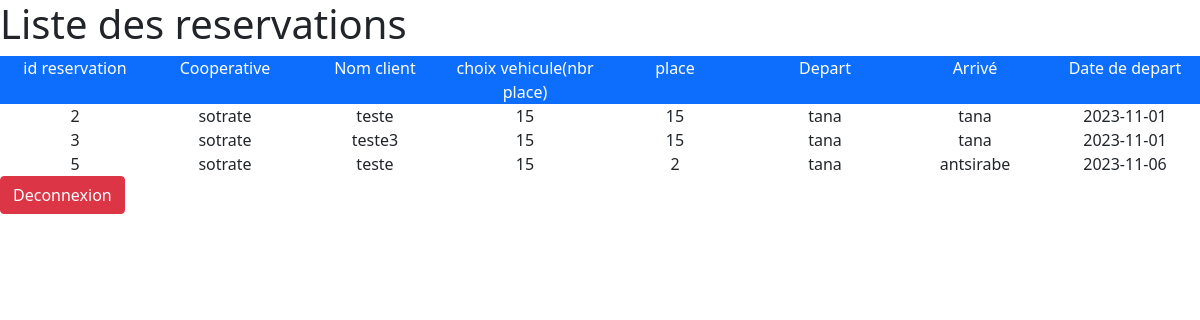
The app's page /page_personnel.php with its own data.
### tables this page shows
CREATE TABLE `service` (
  `Id_service` int(11) NOT NULL,
  `id_client` int(11) NOT NULL,
  `Cooperative` varchar(50) NOT NULL,
  `choix_vehicule` varchar(50) NOT NULL,
  `Choix_place` int(11) NOT NULL,
  `Depart` varchar(50) NOT NULL,
  `Date_depart` date NOT NULL,
  `Arrive` varchar(50) NOT NULL
);

CREATE TABLE `client` (
  `Id_client` int(11) NOT NULL,
  `prenoms_client` varchar(50) NOT NULL,
  `tel_client` varchar(10) NOT NULL
);

### Fonction.php (the view, shortened to what this page needs)
        <?php
function recup_nom_client($bdd, $id_client){
    $nom_client = $bdd->prepare('SELECT prenoms_client FROM client WHERE id_client=:id');
    $nom_client->execute(array('id'=>$id_client));
    $nom= $nom_client->fetch();
    return $nom['prenoms_client'];
}
        ?>
        <?php
function affichage_reservation_personnel($bdd){
        $afficher_reservation = $bdd->query('SELECT * FROM service');
        ?>
        <div style="display: grid; grid-template-columns: repeat(8, 1fr)" class="text-center">
            <span class="btn-primary">id reservation</span>
            <span class="btn-primary">Cooperative</span>
            <span class="btn-primary">Nom client</span>
            <span class="btn-primary">choix vehicule(nbr place)</span>
            <span class="btn-primary">place</span>
            <span class="btn-primary">Depart</span>
            <span class="btn-primary">Arrivé</span>
            <span class="btn-primary">Date de depart</span>
            <?php
            while ($donne=$afficher_reservation->fetch()){
                ?>
                <span><?php echo $donne['Id_service']?></span>
                <span><?php echo $donne['Cooperative']?></span>
                <span><?php echo recup_nom_client($bdd, $donne['id_client'])?></span>
                <span><?php echo $donne['choix_vehicule']?></span>
                <span><?php echo $donne['Choix_place']?></span>
                <span><?php echo $donne['Depart']?></span>
                <span><?php echo $donne['Arrive']?></span>
                <span><?php echo $donne['Date_depart']?></span>
                <?php
            }
            ?>
        </div>
        <?php
}
        ?>
    <?php
function bouton_deconnexion(){
    ?>
    <form method="post" action="traitement.php">
        <input type="submit" name="deconnexion" value="Deconnexion" class="btn btn-danger">
    </form>
    <?php
}

### page_personnel.php (shortened to what this page needs)
    <!DOCTYPE html>
    <html>
    <head>
        <link rel="stylesheet" href="style.css">
        <link rel="stylesheet" href="asset/css/bootstrap.css">
    </head>
    <body>
<?php
try {
    $bdd = new PDO('mysql:host=localhost;dbname=reservation', 'root', '');
}catch (Exception $exception){
    die('erreur'.$exception->getMessage());
}
    include 'Fonction.php';
    if (isset($_SESSION['admin'])){
        if (isset($_POST['modifier_personnel'])){
            formulaire_modifier_personnel($bdd);
        }else{
            formulaire_personnel();
            affichage_personnel($bdd);
            bouton_deconnexion();
        }
    }
    else{
        ?><h1>Liste des reservations</h1><?php
        affichage_reservation_personnel($bdd);
        bouton_deconnexion();
    }
    ?>
    </body>
</html>

### records on screen
service: Id_service "2", Cooperative "sotrate", id_client.prenoms_client "teste", choix_vehicule "15", Choix_place "15", Depart "tana", Arrive "tana", Date_depart "2023-11-01"
service: Id_service "3", Cooperative "sotrate", id_client.prenoms_client "teste3", choix_vehicule "15", Choix_place "15", Depart "tana", Arrive "tana", Date_depart "2023-11-01"
service: Id_service "5", Cooperative "sotrate", id_client.prenoms_client "teste", choix_vehicule "15", Choix_place "2", Depart "tana", Arrive "antsirabe", Date_depart "2023-11-06"
